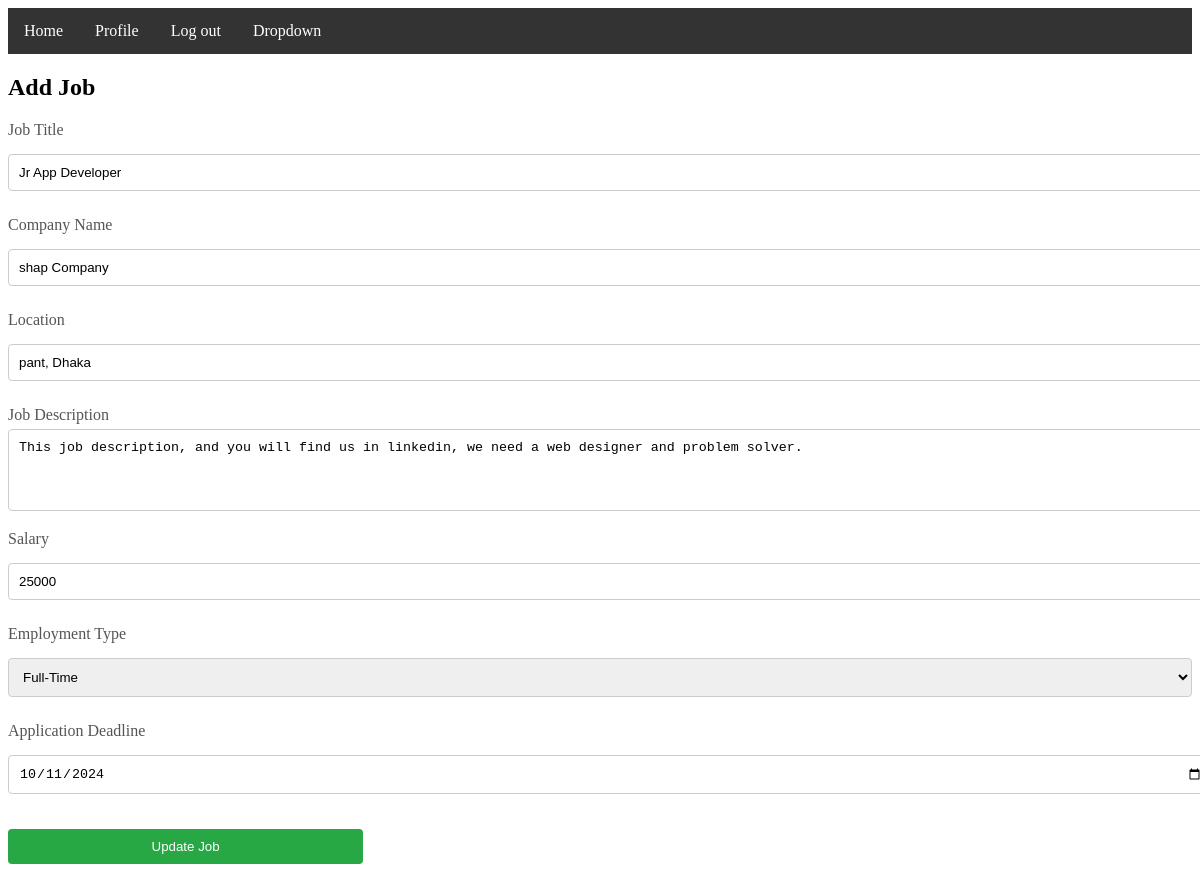
Page /jobEdit/6 (signed in) on the committed database.
### App/models.py (models this page shows, shortened)
class JobModel(models.Model):
    JOB_CHOICES = [
        ('full_time', 'Full Time'),
        ('part_time', 'Part Time'),
        ('contract', 'Contract'),
        ('internship', 'Internship'),
        ('temporary', 'Temporary'),
    ]
    user = models.ForeignKey(CustomUser, on_delete=models.CASCADE, null=True)
    job_title = models.CharField(max_length=50,  null=True)
    company_name = models.CharField(max_length=50,  null=True)
    location = models.CharField(max_length=50, null=True)
    description =  models.TextField(null=True)
    salary = models.CharField(max_length=50, null=True)
    employment_type = models.CharField(choices=JOB_CHOICES, max_length=50, null=True)
    post_date  = models.DateField(auto_now_add=True, null=True)
    update_date = models.DateField(auto_now=True, null=True)
    application_deadline = models.DateField(null=True)

### project/views.py (the view, shortened to what this page needs)
# urls.py: path('jobEdit/<int:id>', jobEdit, name='jobEdit'),
def jobEdit(req, id):
    if req.user.user_type == "admin":
        current_user = req.user
        job = JobModel.objects.get(id=id)
        context ={
            'job':job,
            'user':current_user
        }
    return render(req, "edit_job.html", context)

### templates/edit_job.html (shortened to what this page needs)
{% extends "base.html" %}
{% block body %}
<h2>Add Job</h2>
<form action="" method="POST" id="jobAddForm">
    <div class="form-group">
        <label for="jobTitle">Job Title</label>
        <input type="text" id="jobTitle" name="jobTitle" value="{{job.job_title}}" maxlength="50" required>
    </div>
    <div class="form-group">
        <label for="companyName">Company Name</label>
        <input type="text" id="companyName" name="companyName" value="{{job.company_name}}" maxlength="50" required>
    </div>
    <div class="form-group">
        <label for="location">Location</label>
        <input type="text" id="location" name="location" value="{{job.location}}" maxlength="50" required>
    </div>
    <div class="form-group">
        <label for="description">Job Description</label>
        <textarea id="description" name="description" rows="4" required>{{job.description}}</textarea>
    </div>
    <div class="form-group">
        <label for="salary">Salary</label>
        <input type="text" id="salary" value="{{job.salary}}" name="salary" maxlength="50" required>
    </div>
    <div class="form-group">
        <label for="employmentType">Employment Type</label>
        <select id="employmentType" name="employmentType" required>
            <option value="full_time"
            {% if job.employment_type == "full_time" %}
                selected
            {% endif %}
            >Full-Time</option>
        </select>
    </div>
    <div class="form-group">
        <label for="applicationDeadline">Application Deadline</label>
        <input type="date" id="applicationDeadline"  value="{{job.application_deadline|date:'Y-m-d'}}" name="applicationDeadline" required>
    </div>
    <button type="submit">Update Job</button>
</form>
{% endblock body %}

### templates/base.html (style rules this page uses)
input, select { width: 100%; padding: 10px; margin: 10px 0; border: 1px solid #ccc; border-radius: 4px; }
button { width: 100%; padding: 10px; background-color: #5cb85c; border: none; color: white; border-radius: 4px; cursor: pointer; }
.form-group { margin-bottom: 15px; }
label { display: block; margin-bottom: 5px; color: #555; }
input, select, textarea { width: 100%; padding: 10px; border: 1px solid #ccc; border-radius: 4px; }
input[type="text"], input[type="email"], input[type="file"], textarea { width: 100%; padding: 10px; border: 1px solid #ccc; border-radius: 4px; }
button { width: 30%; padding: 10px; margin: 10px auto; background-color: #28a745; color: white; border: none; border-radius: 4px; cursor: pointer; transition: background-color 0.3s; }

### rows in the picture
JobModel: jobTitle "Jr App Developer", companyName "shap Company", location "pant, Dhaka", description "This job description, and you will find us in linkedin, we need a web designer and problem solver.", salary "25000", employmentType "Full-Time", applicationDeadline "10/11/2024"
